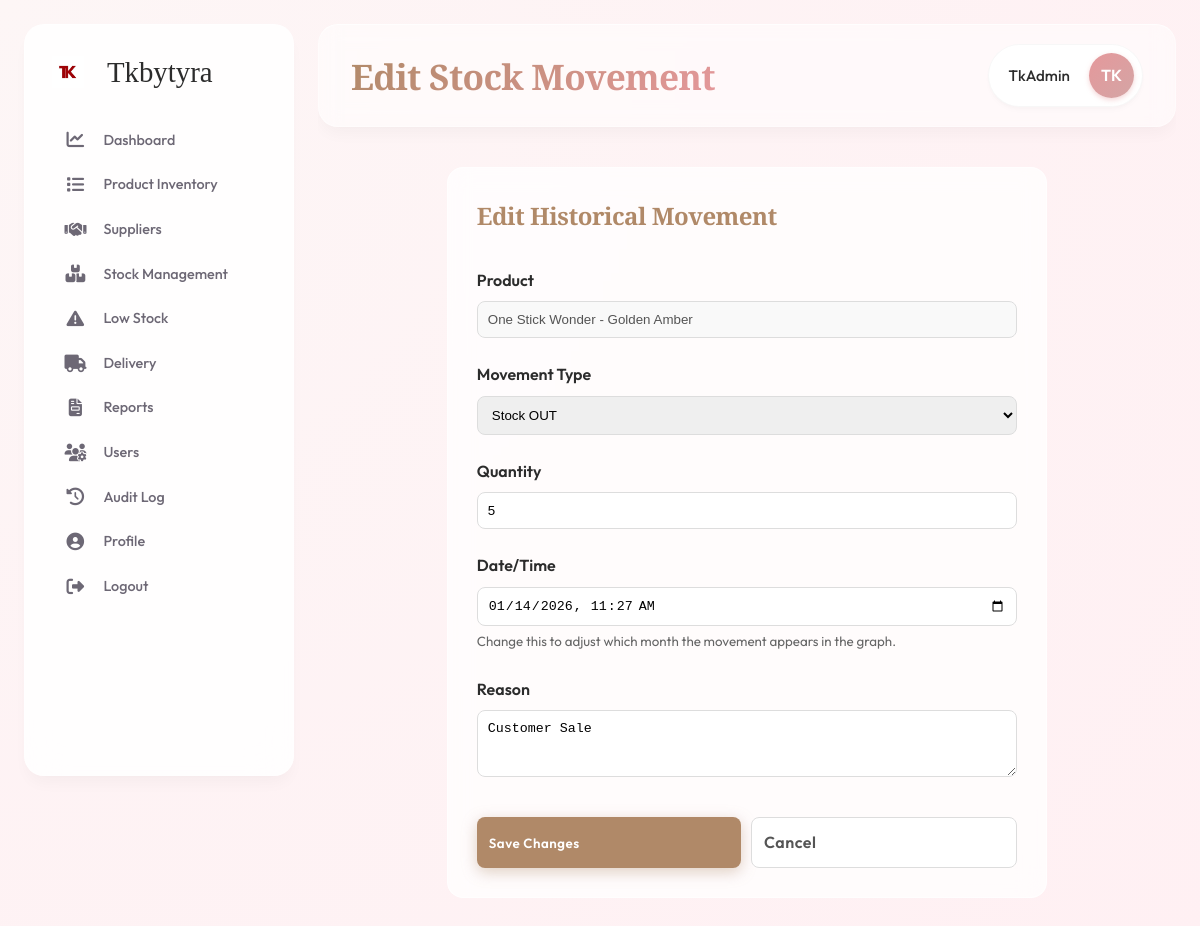
/edit_movement.php?id=3 (signed in), run on the app's committed database.
### tables this page shows
CREATE TABLE `stock_movements` (
  `id` int NOT NULL AUTO_INCREMENT,
  `product_id` int NOT NULL,
  `user_id` int DEFAULT NULL,
  `type` enum('in','out') NOT NULL,
  `quantity` int NOT NULL,
  `reason` varchar(255) DEFAULT NULL,
  `created_at` timestamp NULL DEFAULT CURRENT_TIMESTAMP,
  PRIMARY KEY (`id`),
  KEY `product_id` (`product_id`),
  KEY `user_id` (`user_id`),
  CONSTRAINT `stock_movements_ibfk_1` FOREIGN KEY (`product_id`) REFERENCES `products` (`id`) ON DELETE CASCADE,
  CONSTRAINT `stock_movements_ibfk_2` FOREIGN KEY (`user_id`) REFERENCES `users` (`id`) ON DELETE SET NULL
);

CREATE TABLE `products` (
  `id` int NOT NULL AUTO_INCREMENT,
  `product_code` varchar(50) DEFAULT NULL,
  `name` varchar(150) NOT NULL,
  `category_id` int DEFAULT NULL,
  `supplier_id` int DEFAULT NULL,
  `description` text,
  `cost_price` decimal(10,2) NOT NULL DEFAULT '0.00',
  `selling_price` decimal(10,2) NOT NULL DEFAULT '0.00',
  `quantity` int NOT NULL DEFAULT '0',
  `min_stock_level` int NOT NULL DEFAULT '5',
  `image_path` varchar(255) DEFAULT NULL,
  `created_at` timestamp NULL DEFAULT CURRENT_TIMESTAMP,
  `updated_at` timestamp NULL DEFAULT CURRENT_TIMESTAMP ON UPDATE CURRENT_TIMESTAMP,
  PRIMARY KEY (`id`),
  UNIQUE KEY `product_code` (`product_code`),
  KEY `category_id` (`category_id`),
  KEY `supplier_id` (`supplier_id`),
  CONSTRAINT `products_ibfk_1` FOREIGN KEY (`category_id`) REFERENCES `categories` (`id`) ON DELETE SET NULL,
  CONSTRAINT `products_ibfk_2` FOREIGN KEY (`supplier_id`) REFERENCES `suppliers` (`id`) ON DELETE SET NULL
);

### edit_movement.php (the view, shortened to what this page needs)
<?php
require 'db.php';
$id = isset($_GET['id']) ? (int)$_GET['id'] : 0;
$stmt = $pdo->prepare("SELECT m.*, p.name as product_name FROM stock_movements m JOIN products p ON m.product_id = p.id WHERE m.id = ?");
$stmt->execute([$id]);
$movement = $stmt->fetch();
include 'includes/header.php';
?>
<div class="glass-card animate-fade-in" style="max-width: 600px; margin: 2rem auto;">
    <h2 style="margin-bottom: 2rem; color: var(--primary-color);">Edit Historical Movement</h2>
    <form method="POST">
        <div class="form-group" style="margin-bottom: 1.5rem;">
            <label style="display: block; margin-bottom: 0.5rem; font-weight: 600;">Product</label>
            <input type="text" value="<?php echo htmlspecialchars($movement['product_name']); ?>" disabled style="width: 100%; padding: 10px; border-radius: 8px; border: 1px solid #ddd; background: #f9f9f9;">
        </div>
        <div class="form-group" style="margin-bottom: 1.5rem;">
            <label style="display: block; margin-bottom: 0.5rem; font-weight: 600;">Movement Type</label>
            <select name="type" style="width: 100%; padding: 10px; border-radius: 8px; border: 1px solid #ddd;">
                <option value="out" <?php echo $movement['type'] == 'out' ? 'selected' : ''; ?>>Stock OUT</option>
            </select>
        </div>
        <div class="form-group" style="margin-bottom: 1.5rem;">
            <label style="display: block; margin-bottom: 0.5rem; font-weight: 600;">Quantity</label>
            <input type="number" name="quantity" value="<?php echo $movement['quantity']; ?>" required style="width: 100%; padding: 10px; border-radius: 8px; border: 1px solid #ddd;">
        </div>
        <div class="form-group" style="margin-bottom: 1.5rem;">
            <label style="display: block; margin-bottom: 0.5rem; font-weight: 600;">Date/Time</label>
            <input type="datetime-local" name="created_at" value="<?php echo date('Y-m-d\TH:i', strtotime($movement['created_at'])); ?>" required style="width: 100%; padding: 10px; border-radius: 8px; border: 1px solid #ddd;">
            <small style="color: #666; display: block; margin-top: 5px;">Change this to adjust which month the movement appears in the graph.</small>
        </div>
        <div class="form-group" style="margin-bottom: 2rem;">
            <label style="display: block; margin-bottom: 0.5rem; font-weight: 600;">Reason</label>
            <textarea name="reason" rows="3" style="width: 100%; padding: 10px; border-radius: 8px; border: 1px solid #ddd;"><?php echo htmlspecialchars($movement['reason']); ?></textarea>
        </div>
        <div style="display: flex; gap: 10px;">
            <button type="submit" class="btn btn-primary" style="flex: 1; padding: 12px; border-radius: 8px; background: #B08968; border: none; color: white; cursor: pointer; font-weight: 600;">Save Changes</button>
            <a href="stock_movement.php" class="btn btn-outline-secondary" style="flex: 1; padding: 12px; border-radius: 8px; background: white; border: 1px solid #ddd; color: #555; text-align: center; font-weight: 600;">Cancel</a>
        </div>
    </form>
</div>
<?php include 'includes/footer.php'; ?>

### css/style.css (style rules this page uses)
:root { --primary-color: #B08968; --primary-light: #E6CCB2; --primary-dark: #7F5539; --secondary-color: #FDF4EB; --accent-gold: #D4A373; --accent-rose: #E5989B; --text-main: #2C2C2C; --text-light: #6D6875; --bg-body-start: #FDF6F6; --bg-body-end: #FFF0F3; --white: #FFFFFF; --glass-bg: rgba(255, 255, 255, 0.65); --glass-border: rgba(255, 255, 255, 0.4); --glass-hightlight: rgba(255, 255, 255, 0.8); --blur-strength: 16px; --shadow-subtle: 0 4px 6px -1px rgba(0, 0, 0, 0.02), 0 2px 4px -1px rgba(0, 0, 0, 0.02); --shadow-card: 0 10px 15px -3px rgba(0, 0, 0, 0.03), 0 4px 6px -2px rgba(0, 0, 0, 0.01); --shadow-float: 0 20px 25px -5px rgba(212, 163, 115, 0.15), 0 10px 10px -5px rgba(212, 163, 115, 0.1); --font-sans: 'Outfit', sans-serif; --font-serif: 'Playfair Display', serif; }
* { margin: 0; padding: 0; box-sizing: border-box; }
body { font-family: var(--font-sans); background: radial-gradient(circle at top left, var(--bg-body-start), var(--bg-body-end)); color: var(--text-main); line-height: 1.6; overflow-x: hidden; min-height: 100vh; }
h1, h2, h3, h4, h5, h6 { font-family: var(--font-serif); color: var(--text-main); letter-spacing: -0.02em; }
h2 { font-weight: 600; }
a { text-decoration: none; color: inherit; transition: color 0.3s ease; }
.glass-card { background: rgba(255, 255, 255, 0.75); backdrop-filter: blur(12px); border: 1px solid rgba(255, 255, 255, 0.6); border-radius: 16px; padding: 1.8rem; transition: all 0.4s cubic-bezier(0.175, 0.885, 0.32, 1.275); position: relative; overflow: hidden; }
.glass-card::before { content: ''; position: absolute; top: 0; left: 0; right: 0; height: 4px; background: linear-gradient(90deg, var(--primary-light), var(--accent-rose)); opacity: 0; transition: opacity 0.3s ease; }
.btn { padding: 0.8rem 1.5rem; border: none; border-radius: 12px; cursor: pointer; font-weight: 600; font-family: var(--font-sans); transition: all 0.3s ease; display: inline-flex; align-items: center; gap: 0.5rem; letter-spacing: 0.5px; }
.btn-primary { background: linear-gradient(135deg, var(--primary-color), #9E7452); color: white; box-shadow: 0 4px 15px rgba(176, 137, 104, 0.4); }
.animate-fade-in { animation: fadeIn 0.8s cubic-bezier(0.2, 0.8, 0.2, 1) forwards; }

### data on the page
stock_movements: product.name "One Stick Wonder - Golden Amber", type "Stock OUT", quantity "5", created_at "01/14/2026 11:27", reason "Customer Sale"

### other printed values
$page_title "Edit Stock Movement"
$_SESSION['full_name'] "TkAdmin"
substr($_SESSION['username'], 0, 2) "TK"
